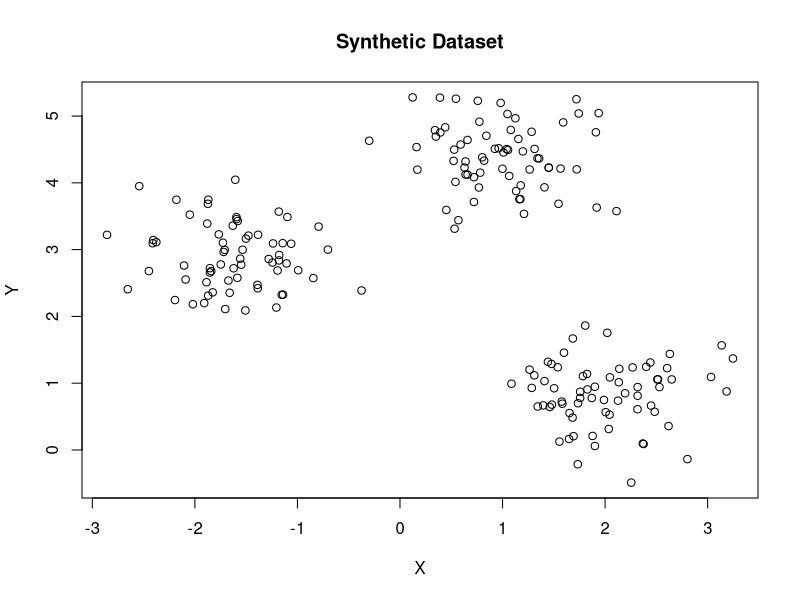
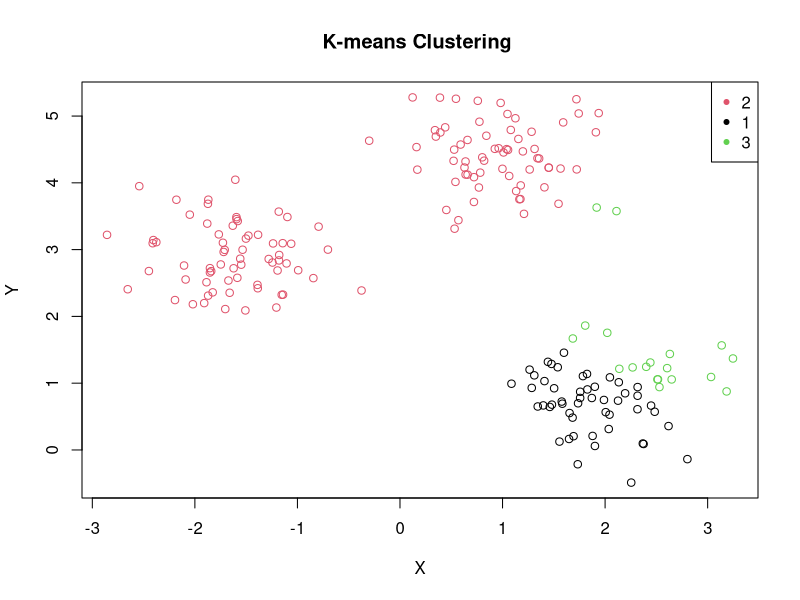
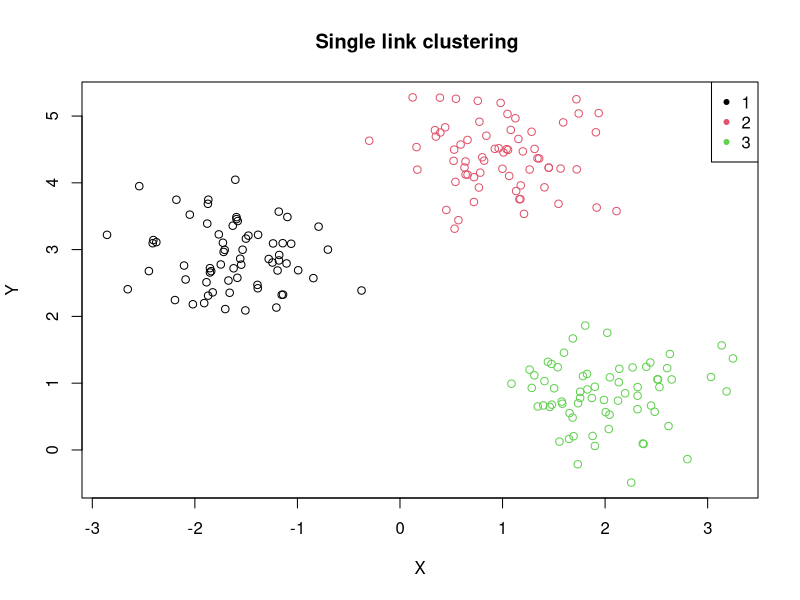
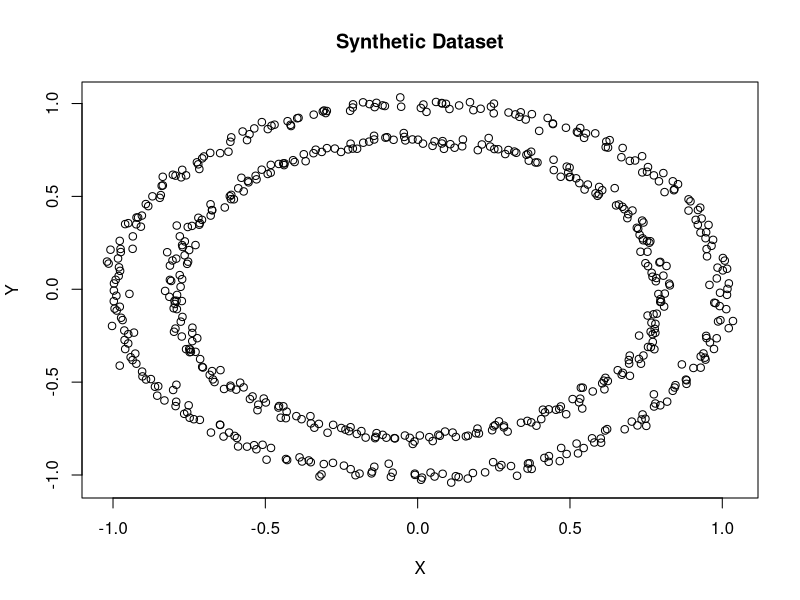
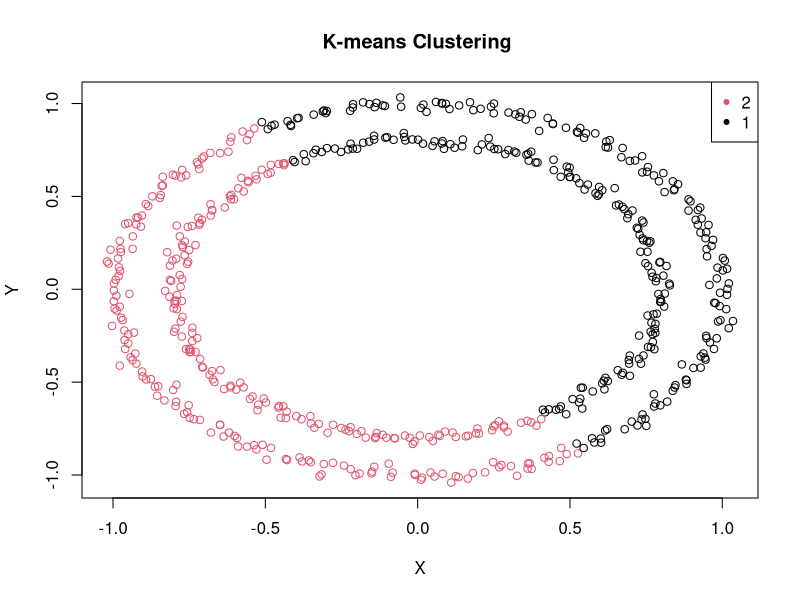
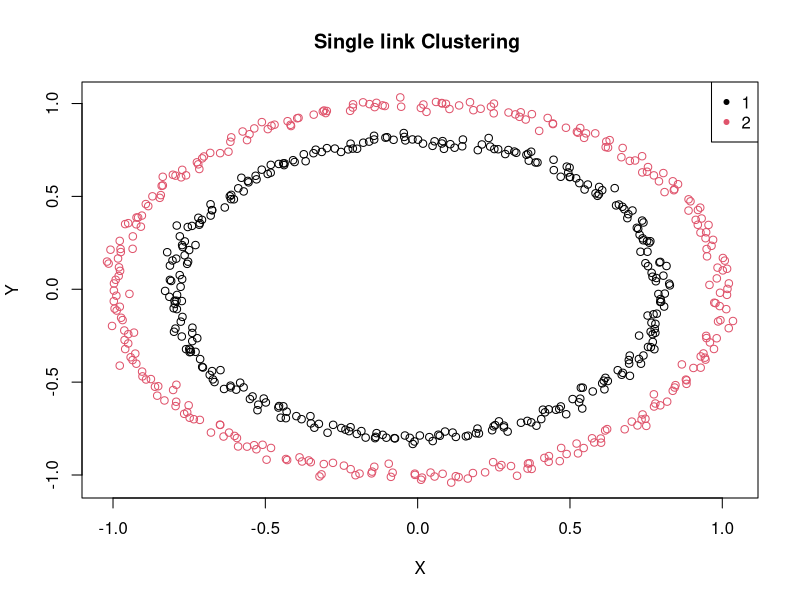
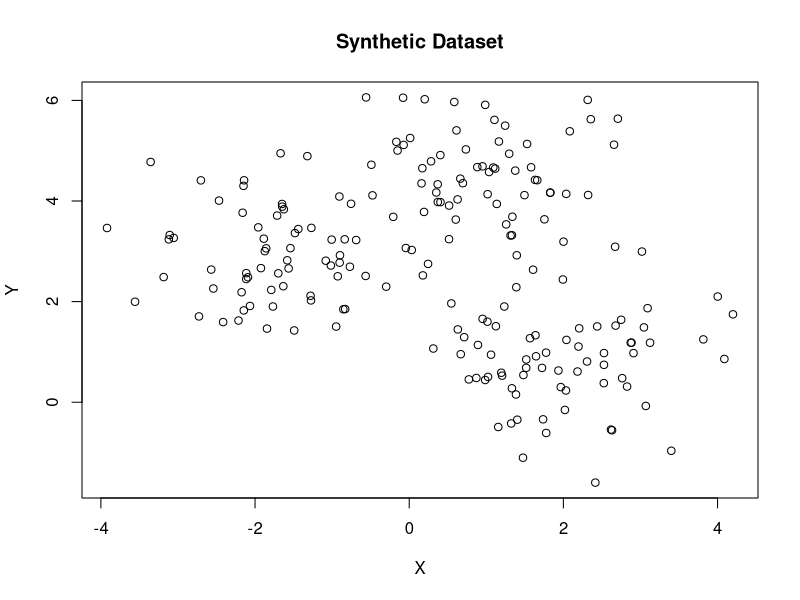
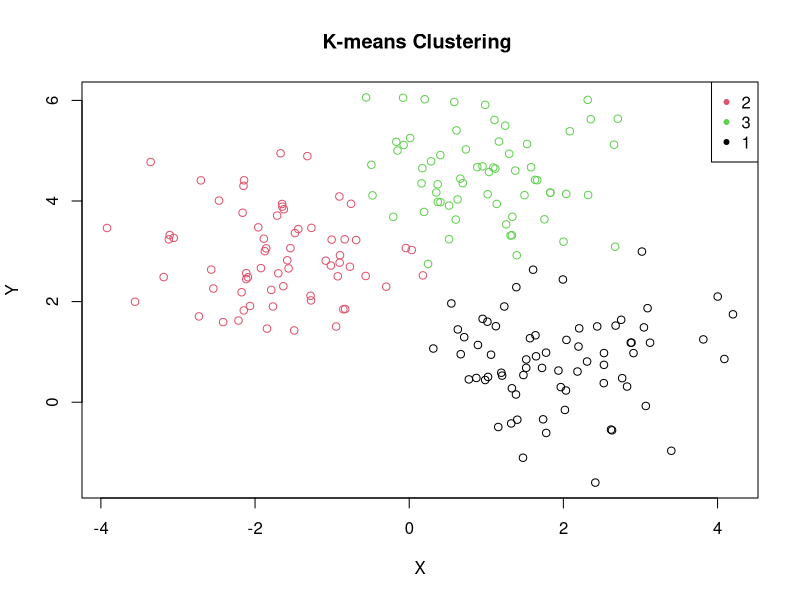

These charts were generated, in order, by the following R code:
library(utils)
library(cluster)


#//K-means - Single Link//

#----------------------------------------------------------------------------------------------
data = read.csv("Datasets/synthetic_dataset.csv")

x = data[,1]
y = data[,2]

# Create a dataframe with the x and y coordinates
df1 = data.frame(x = x, y = y)

# Plot the data
plot(df1, main = "Synthetic Dataset", xlab = "X", ylab = "Y")

centers = df1[sample(nrow(df1), 3),]

# Apply K-means clustering to dataset
km.result = kmeans(df1, centers = centers)
km.clusters = km.result$cluster

# Plot K-means clusters for dataset
plot(df1, col = km.clusters, main = "K-means Clustering ", xlab = "X", ylab = "Y")
legend("topright", legend = unique(km.clusters), col = unique(km.clusters), pch = 20)


hc.result = hclust(dist(df1),method = 'single')
hc.clusters = cutree(hc.result, k = 3)


plot(df1, col =hc.clusters, main = "Single link clustering ", xlab = "X", ylab = "Y")
legend("topright", legend = unique(hc.clusters), col = unique(hc.clusters), pch = 20)



#----------------------------------------------------------------------------------------------
data = read.csv("Datasets/circle_dataset.csv")

x = data[,1]
y = data[,2]

# Create a dataframe with the x and y coordinates
df1 = data.frame(x = x, y = y)

# Plot the data
plot(df1, main = "Synthetic Dataset", xlab = "X", ylab = "Y")

centers = df1[sample(nrow(df1), 2),]

# Apply K-means clustering to dataset
km.result = kmeans(df1, centers = centers)
km.clusters = km.result$cluster

# Plot K-means clusters for dataset
plot(df1, col = km.clusters, main = "K-means Clustering ", xlab = "X", ylab = "Y")
legend("topright", legend = unique(km.clusters), col = unique(km.clusters), pch = 20)

hc.result = hclust(dist(df1),method = 'single')
hc.clusters = cutree(hc.result, k = 2)


plot(df1, col =hc.clusters, main = "Single link Clustering ", xlab = "X", ylab = "Y")
legend("topright", legend = unique(hc.clusters), col = unique(hc.clusters), pch = 20)




#----------------------------------------------------------------------------------------------
data = read.csv("Datasets/synthetic_dataset_with_noise.csv")

x = data[,1]
y = data[,2]

# Create a dataframe with the x and y coordinates
df1 = data.frame(x = x, y = y)

# Plot the data
plot(df1, main = "Synthetic Dataset", xlab = "X", ylab = "Y")

centers = df1[sample(nrow(df1), 3),]

# Apply K-means clustering to dataset
km.result = kmeans(df1, centers = centers)
km.clusters = km.result$cluster

# Plot K-means clusters for dataset
plot(df1, col = km.clusters, main = "K-means Clustering ", xlab = "X", ylab = "Y")
legend("topright", legend = unique(km.clusters), col = unique(km.clusters), pch = 20)

hc.result = hclust(dist(df1),method = 'single')
hc.clusters = cutree(hc.result, k = 3)


plot(df1, col =hc.clusters, main = "Single link Clustering ", xlab = "X", ylab = "Y")
legend("topright", legend = unique(hc.clusters), col = unique(hc.clusters), pch = 20)





